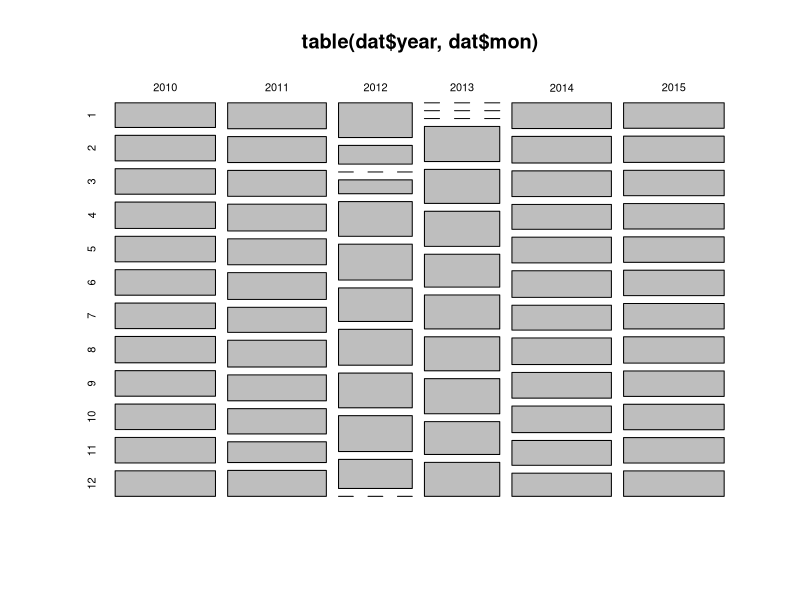
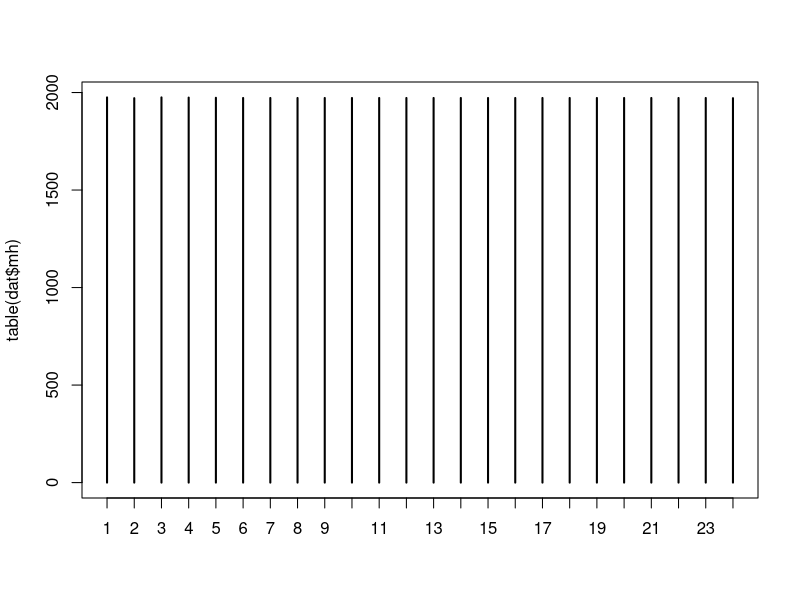
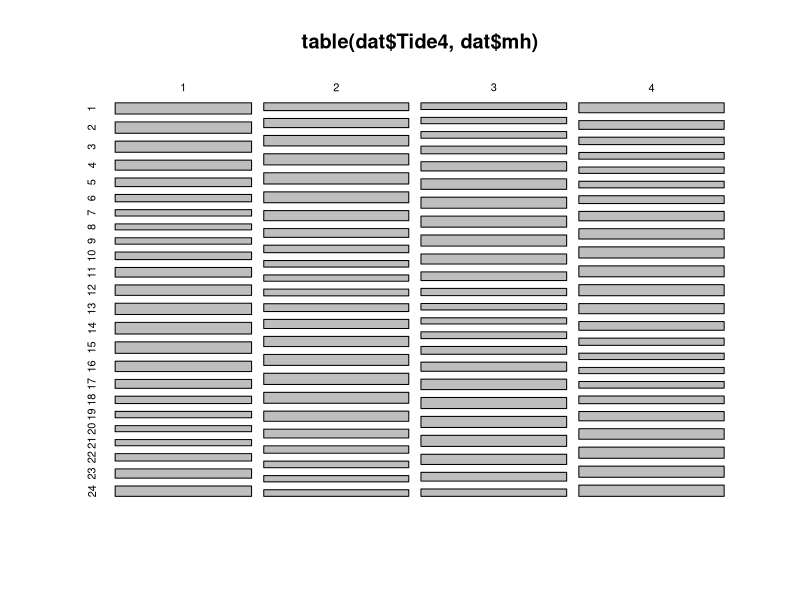
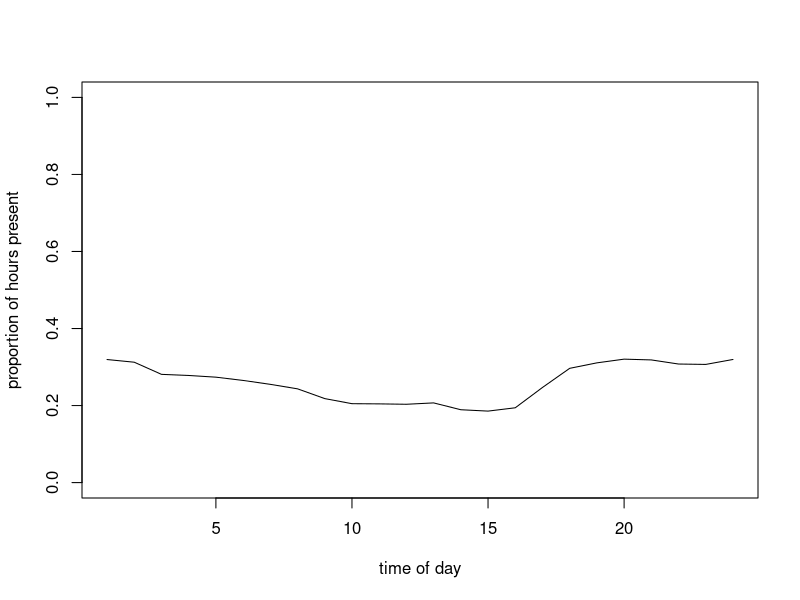
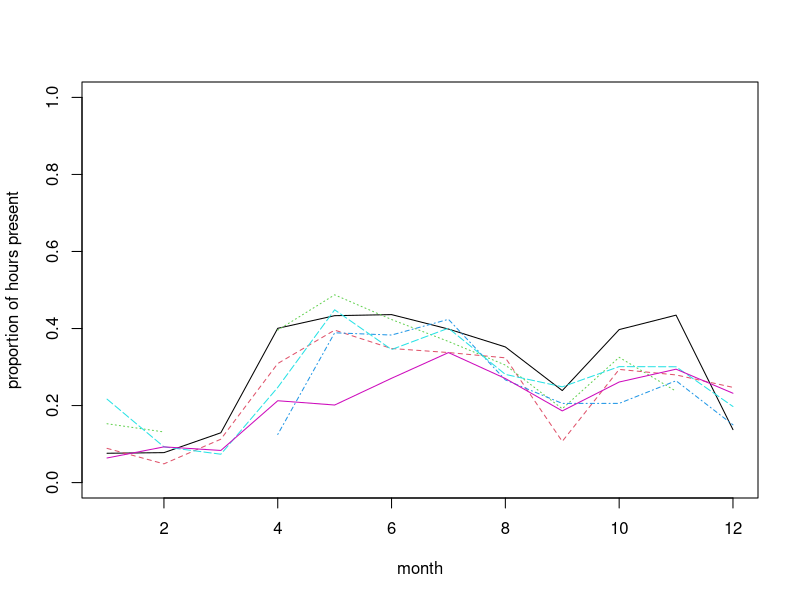
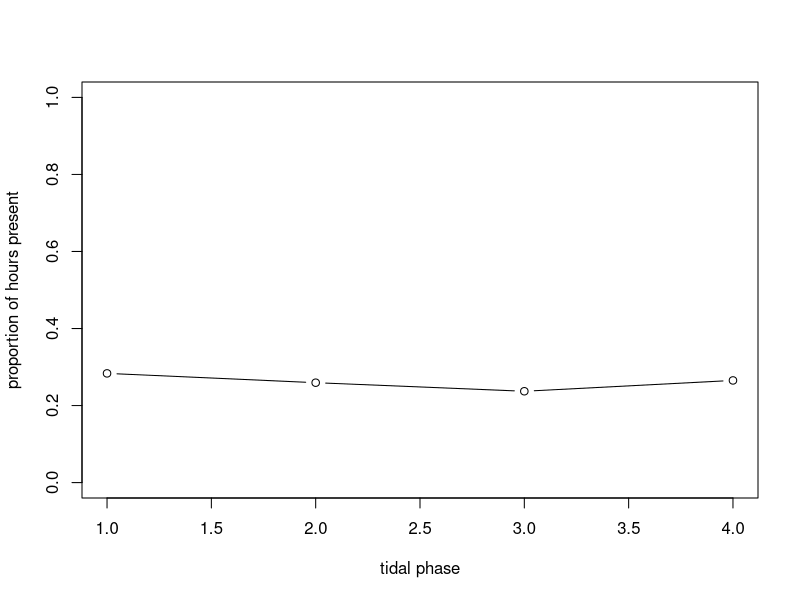
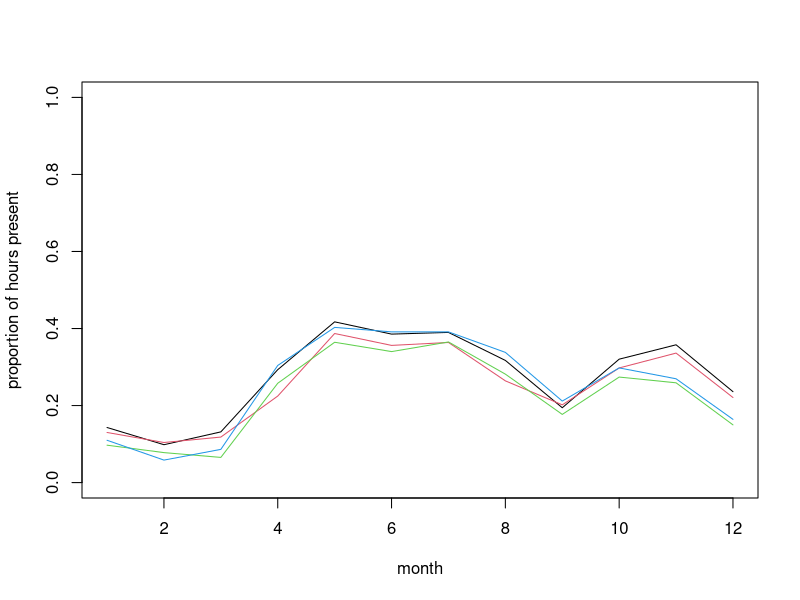
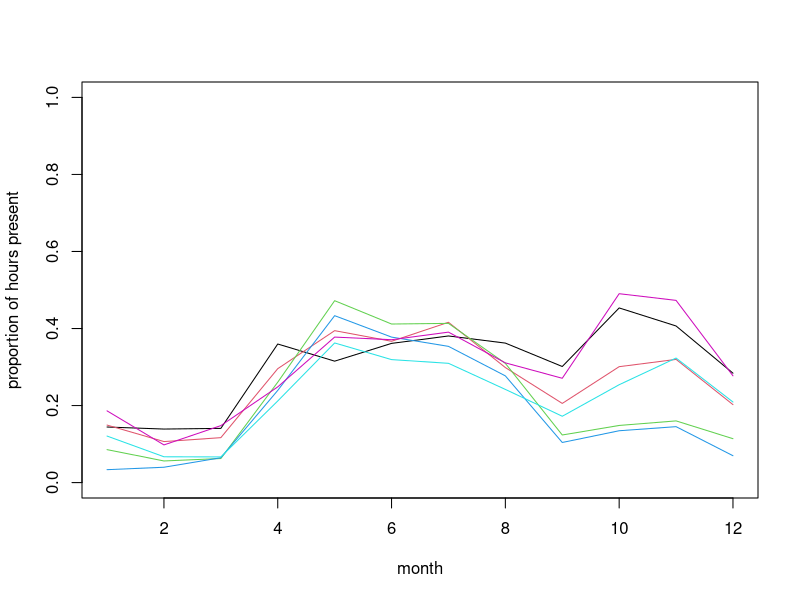

Write R code to recreate these figures, in order.
## ---- chunk 1
knitr::opts_chunk$set(echo=TRUE, message = FALSE, warning = FALSE, eval = FALSE, cache = FALSE)

SOLUTIONS<- TRUE
## ---- chunk 2

dat<- read.csv("./data/dolphin.csv", stringsAsFactors= TRUE)

# re-ordering factor levels for convenience:
dat$Per2<- factor(dat$Per2, levels= c("RestOfYear", "MayJun"))
# (making "RestOfYear" the reference level)
dat$Per4<- factor(dat$Per4, levels= c("RestOfYear", "MayJun1", "MayJun2", "MayJun3"))
dat$Time6<- factor(dat$Time6, levels= c("MNight", "AM1", "AM2", "MDay", "PM1", "PM2"))
# reordering chronologically

str(dat)
## ---- chunk 3
# count observations per year/month combination and represent as mosaicplot
plot(table(dat$year, dat$mon))
# CPOD failure in Feb-April 2012 and Dec 2012-March 2013

plot(table(dat$mh))
# fairly even representation of hours
# (that's on the random sample; Almost perfectly balanced on the full dataset)

plot(table(dat$Tide4, dat$mh))
# even representation of tides
# time of day and tidal phase not independent (but not a linear correlation)

# presence in relation to time of day
plot(tapply(dat$presence, list(dat$mh), mean), type= "l", ylim= c(0, 1),
		 xlab= "time of day", ylab= "proportion of hours present")

# are seasonal patterns similar between years?
matplot(tapply(dat$presence, list(dat$mon, dat$year), mean), type= "l",
				ylim= c(0, 1), xlab= "month", ylab= "proportion of hours present")

# Presence in relation to tide
plot(tapply(dat$presence, list(dat$Tide4), mean), type= "b", ylim= c(0, 1),
     xlab= "tidal phase",
		 ylab= "proportion of hours present")

matplot(tapply(dat$presence, list(dat$mon, dat$Tide4), mean), type= "l",
       ylim= c(0, 1),
			 xlab= "month", ylab= "proportion of hours present", lty= 1)
# no change in pattern of tide use across seasons

# Seasonal variation in diel pattern
matplot(tapply(dat$presence, list(dat$mon, dat$Time6), mean), type= "l", 
        ylim= c(0, 1), 
				xlab= "month", ylab= "proportion of hours present", lty= 1)
# stronger diel pattern in later part of the year

# Variation in diel pattern between May-June (red) and the rest of the year
matplot(tapply(dat$presence, list(dat$mh, dat$Per2), mean), type= "l",
        ylim= c(0, 1), 
				xlab= "time of day", ylab= "proportion of hours present", lty= 1)
# less nocturnal in spring?

# with more categories in spring
matplot(tapply(dat$presence, list(dat$mh, dat$Per4), mean), type= "l", 
        ylim= c(0, 1), 
				xlab= "time of day", ylab= "proportion of hours present", lty= 1)
# no obvious systematic difference between the 3 portions of May-June

## ---- chunk 4
PA1<- glm(presence ~ tideangle_deg + mh + julianday + tideangle_deg:mh +
					mh:julianday + tideangle_deg:julianday, family= binomial, data= dat)
## ---- chunk 5
summary(PA1)

# Model description:
# presence ~ Bernoulli(p)  or presence ~ Binomial(N= 1, p)
# log(p / (1-p)) = 
#       -1.04*(Intercept) + -0.0018*tideangle_deg - 0.0028*mh 
#       + 0.0015*julianday - 0.00010*tideangle_deg*mh 
#       + 3.63e-07*tideangle_deg*julianday + 5.48e-05*mh*julianday 

# "(Intercept)" general intercept
# "tideangle_deg" main effect of tide angle
# "mh" main effect of time of day
# "julianday" main effect of day of year
# "tideangle_deg:mh" does effect of tide angle change with time of day?
# "tideangle_deg:julianday" does effect of tide angle change with day of year?
# "mh:julianday" does effect of time of day change with day of year?

## ---- chunk 6
drop1(PA1, test= "Chisq")
# drop tideangle_deg:julianday

PA2<- update(PA1, . ~ . - tideangle_deg:julianday)
drop1(PA2, test= "Chisq")
# drop mh:julianday

PA3<- update(PA2, . ~ . - mh:julianday)
drop1(PA3, test= "Chisq")
# nothing left to drop.

# writing final model in full for clarity:
PA4<- glm(presence ~ tideangle_deg + mh + julianday + tideangle_deg:mh, 
          family= binomial, data= dat)

summary(PA4)
## ---- chunk 7
library(car)
vif(PA4)
# High for terms involved in the interaction, as expected. No concern.

par(mfrow= c(2, 2))
plot(PA4, col= dat$presence + 1) # red is presence, black is absence
# Not very useful statistical art. Not worth framing either.

# plot against predictors:
res4.p<- resid(PA4, type= "pearson")

par(mfrow= c(2, 2))
plot(res4.p ~ dat$tideangle_deg, col= dat$presence + 1)

plot(res4.p ~ dat$mh, col= dat$presence + 1)

plot(res4.p ~ dat$julianday, col= dat$presence + 1)

# Can't see anything useful.

# Use arm if you can:
library(arm)
par(mfrow= c(2, 2))
binnedplot(x= dat$tideangle_deg, y= res4.p, xlab= "Tide angle", nclass= 100)
binnedplot(x= dat$mh, y= res4.p, xlab= "hour")
binnedplot(x= dat$julianday, y= res4.p, xlab= "Day of the year", nclass= 100)
## ---- chunk 8
# clearly some unwanted patterns, especially in mh and julianday
# but possibly in tide angle, too
# all pointing at non-linear effects of the predictors on the response

## ---- chunk 9
par(mfrow= c(2, 2))
plot(res4.p ~ dat$tideangle_deg, col= dat$presence + 1)
tide.means<- tapply(res4.p, list(dat$tideangle_deg), mean)
tide.vals<- as.numeric(names(tide.means))
lines(tide.means ~ tide.vals, col= 3)
abline(h= 0, lty= 3, col= grey(0.5))

plot(res4.p ~ dat$mh, col= dat$presence + 1)
hour.means<- tapply(res4.p, list(dat$mh), mean)
lines(hour.means ~ as.numeric(names(hour.means)), col= 3)
abline(h= 0, lty= 3, col= grey(0.5))

plot(res4.p ~ dat$julianday, col= dat$presence + 1)
day.means<- tapply(res4.p, list(dat$julianday), mean)
lines(day.means ~ as.numeric(names(day.means)), col= 3)
abline(h= 0, lty= 3, col= grey(0.5))

# Same story.
## ---- chunk 10
# there are several ways the non-linearity could be addressed. 
# one of the most straightforward with glm() is to discretize
# continuous predictors into bins and to treat them as factors.

# Each of the predictors we started with already has one or more 
# categorical counterpart in the data set.
# I suggest you try fTide4 + Per2 + Time6 + fTide4:Per2 + fTide4:Time6 + Per2:Time6, with fTide4 being the factor version of Tide4.
# You can choose something else or cut your own predictors, too.

## ---- chunk 11
# convert numerically coded categorical variables into factors:
dat$fTide4<- factor(dat$Tide4)

PA10<- glm(presence ~ fTide4 + Per2 + Time6 + fTide4:Per2 + fTide4:Time6 +
					 	Per2:Time6, family= binomial, data= dat)

drop1(PA10, test= "Chisq")
# drop fTide4:Time6

PA11<- glm(presence ~ fTide4 + Per2 + Time6 + fTide4:Per2 + Per2:Time6,
					 family= binomial, data= dat)

drop1(PA11, test= "Chisq")
# drop fTide4:Per2

PA12<- glm(presence ~ fTide4 + Per2 + Time6 + Per2:Time6,
					 family= binomial, data= dat)

drop1(PA12, test= "Chisq")
# nothing else to drop

summary(PA12)
anova(PA12, test= "Chisq")
# fTide4 contributes minimally

# Total proportion of deviance explained is 
(PA12$null.deviance - PA12$deviance) / PA12$null.deviance # 3%
## ---- chunk 12
# plot against predictors:
 res12.p<- resid(PA12, type= "pearson")

library(arm)
par(mfrow= c(2, 2))
binnedplot(x= dat$tideangle_deg, y=  res12.p, xlab= "Tide angle", nclass= 100)
# okay
binnedplot(x= dat$mh, y=  res12.p, xlab= "hour")
# okay
binnedplot(x= dat$julianday, y=  res12.p, xlab= "Day of the year", nclass= 100)
# less than good (model only allows for difference between May-June
# and rest of the year)

# Check seasonal variation in diel pattern again ("time by season" interaction):
matplot(tapply(res12.p, list(dat$mon, dat$Time6), mean), type= "l", 
        xlab= "month", ylab= "proportion of hours present", lty= 1)
# still residual variation in diel pattern in later part of the year
# (not surprising as there is nothing in the model aiming at capturing this)

# residuals suggest a finer binning of time of the year
# is required for the predictors. Or an approach that circumvents the issues
# with binning (see reference at the end for an alternative approach).

## ---- chunk 13
PA12.dat4pred<- expand.grid(Time6= levels(dat$Time6),
                                Per2= levels(dat$Per2),
								fTide4= "1")
## ---- chunk 14
PA12.pred<- predict(PA12, PA12.dat4pred, type= "link", se.fit= T)

PA12.dat4pred$fit.resp<- exp(PA12.pred$fit)/(1+exp(PA12.pred$fit)) 
# or plogis(PA12.pred$fit)

# lower 95% CI
PA12.dat4pred$LCI<- plogis(PA12.pred$fit - 1.96*PA12.pred$se.fit)
# upper 95% CI
PA12.dat4pred$UCI<- plogis(PA12.pred$fit + 1.96*PA12.pred$se.fit)
## ---- chunk 15
par(mfrow= c(1, 1))
plot(as.numeric(PA12.dat4pred$Time6), PA12.dat4pred$fit.resp, pch= 16, cex= 1.4,
      col= PA12.dat4pred$Per2, xlab= "Section of day",
		  ylab= "Fitted probability (assuming Tide = 1)", ylim= c(0, 1))

arrows(x0= as.numeric(PA12.dat4pred$Time6), x1= as.numeric(PA12.dat4pred$Time6),
          y0= PA12.dat4pred$LCI, y1= PA12.dat4pred$UCI,
		  col= PA12.dat4pred$Per2, length= 0.02, angle= 90, code= 3)

legend(x= "topright", legend= c("RestOfYear", "MayJun"), col= c(1, 2), lty= 1, pch= 16)
## ---- chunk 16
PA10.MAM.stepAIC<- step(PA10)

anova(PA10.MAM.stepAIC, test= "Chisq")
# same model as PA13

# convert 'mon' into factor
dat$fMonth<- factor(dat$mon)
# fit new model
PA20<- glm(presence ~ fTide4 + fMonth + Time6 + fTide4:fMonth + fTide4:Time6 +
					 	fMonth:Time6, family= binomial, data= dat)

PA20.MAM.stepAIC<- step(PA20)

anova(PA20.MAM.stepAIC, test= "Chisq")
# Same structure selected: tide, plus season (month) by time of day
AIC(PA10.MAM.stepAIC)
AIC(PA20.MAM.stepAIC)
# Monthly model vastly favoured despite the 60 extra parameters

anova(PA10.MAM.stepAIC, PA20.MAM.stepAIC, test= "Chisq")
# also clearly favoured by likelihood ratio test

# residual analysis:
res20.d<- resid(PA20.MAM.stepAIC, type= "pearson")
library(arm)
par(mfrow= c(2, 2))
binnedplot(x= dat$tideangle_deg, y=   res20.d, xlab= "Tide angle", nclass= 100)
binnedplot(x= dat$mh, y=   res20.d, xlab= "hour")
binnedplot(x= dat$julianday, y=   res20.d, xlab= "Day of the year", nclass= 100)
# Check seasonal variation in diel pattern again ("time by season" interaction):
matplot(tapply( res20.d, list(dat$mon, dat$Time6), mean), type= "l",
        xlab= "month", 
				ylab= "proportion of hours present", lty= 1)
# much improved

## ---- chunk 17
# dolphins have a weak but apparently stable preference for certain tidal states in Sutors.

# According to model PA13, they are more likely to be seen during the day in
# May/June than in other months where they are more nocturnal (more detail
# could be obtained by plotting the predicted hour of day effect per month
# from PA20.MAM.stepAIC), like this:

par(mfrow= c(3, 4))
for(month in 1:12){
	dat4pred<- expand.grid(Time6= levels(dat$Time6),
                                fMonth= as.character(month),
								fTide4= "1")
	PA20.pred<- predict(PA20.MAM.stepAIC, dat4pred, type= "link", se.fit= T)
	dat4pred$fit.resp<- plogis(PA20.pred$fit)
	dat4pred$LCI<- plogis(PA20.pred$fit - 1.96*PA20.pred$se.fit)
	dat4pred$UCI<- plogis(PA20.pred$fit + 1.96*PA20.pred$se.fit)
	plot(as.numeric(dat4pred$Time6), dat4pred$fit.resp, pch= 16, 
		  cex= 1.4, main= paste("Month =", month),
          col= 1, xlab= "Section of day",
		  ylab= "Fitted probability (assuming Tide = 1)", ylim= c(0, 1))
	arrows(x0= as.numeric(dat4pred$Time6), x1= as.numeric(dat4pred$Time6),
          y0= dat4pred$LCI, y1= dat4pred$UCI,
		  col= grey(0.5), length= 0.02, angle= 90, code= 3)
}

# According to the better supported model, they tend to use the site more
#  in May, June and 
# July day and night, visit mostly by night from October to December,
#  and seldom from Jan to March.

# There are few assumptions for the Bernoulli distribution other than 
# observations being zeros and ones.
# Some assumptions valid for all models still apply here, such as: model 
# correctly specified; independent
# residuals. The latter is violated in this data set due to consecutive 
# measurements in time. This issue
# is explored in the linked paper, using mixed models for non-independent data 
# (covered in course BI5302). 
# The paper also uses GAMs for avoiding the discretization of 
# continuous variables, and
# accounting for the cyclicity of the preditors (estimates at each end should 
# match, e.g. 31st Dec-1st Jan, or 23:59 - 00:00)

# Of note is the low proportion of deviance explained by the model,
# despite its complexity (75 parameters):
(PA20.MAM.stepAIC$null.deviance - PA20.MAM.stepAIC$deviance) /
	PA20.MAM.stepAIC$null.deviance 
# 10%. This is quite normal with Bernoulli data.
